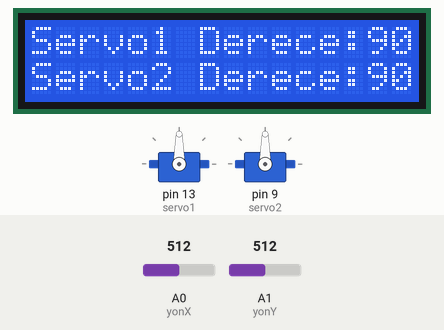
This sketch was run on a simulated Arduino Uno, built with avr-gcc and run on an emulated ATmega328P. Parts: 16×2 character LCD, 2 × servo. Inputs (shaded band) come from the test bench; at power-on: A0 (yonX) = 512, A1 (yonY) = 512.

Above: at 1.2 s.
1.3 s: A0 (yonX) set to 716
At 2.0 s:
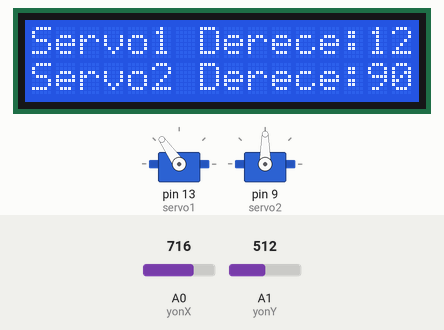
3.6 s: A1 (yonY) set to 716
At 4.1 s:
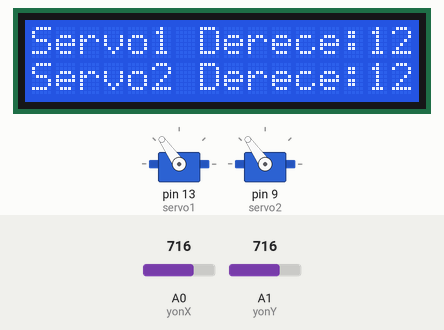
6.2 s: A0 (yonX) set to 900
At 6.6 s:
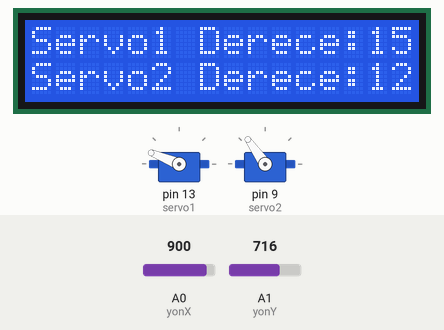
8.8 s: A1 (yonY) set to 900
At 9.2 s:
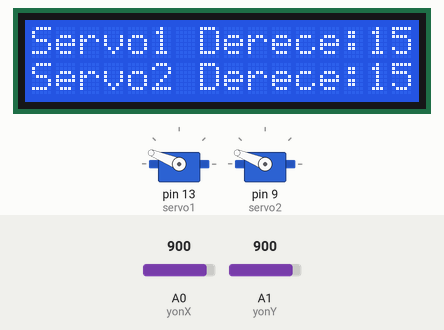
11.3 s: A0 (yonX) set to 1023
At 11.8 s:
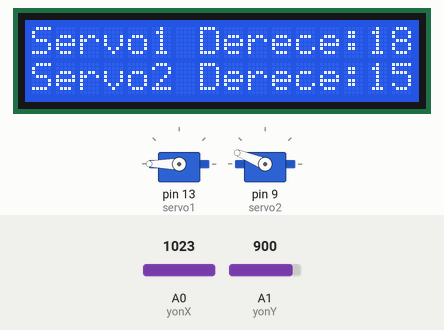
13.9 s: A1 (yonY) set to 1023
At 14.4 s:
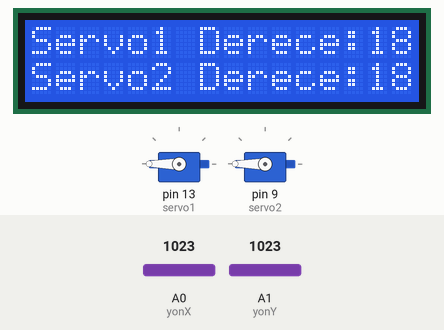
Timing chart, 0 to 16.9 s (numbered marks = the images above; inputs shaded):
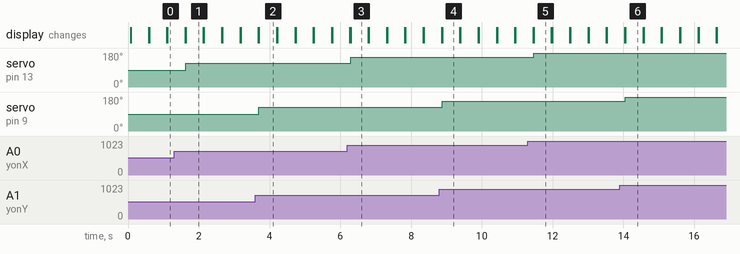

Measured:
- after the input at 1.3 s, servo on pin 13 (servo1): 90° → 125° after 0.33 s; the display: first differs from a run without the input after 0.33 s (image 1)
- after the input at 3.6 s, servo on pin 9 (servo2): 90° → 125° after 0.10 s; the display: first differs from a run without the input after 0.10 s (image 2)
- after the input at 6.2 s, servo on pin 13 (servo1): 125° → 158° after 0.09 s; the display: first differs from a run without the input after 0.09 s (image 3)
- after the input at 8.8 s, servo on pin 9 (servo2): 125° → 158° after 0.08 s; the display: first differs from a run without the input after 0.08 s (image 4)
- after the input at 11.3 s, servo on pin 13 (servo1): 158° → 180° after 0.17 s; the display: first differs from a run without the input after 0.17 s (image 5)
- after the input at 13.9 s, servo on pin 9 (servo2): 158° → 180° after 0.15 s; the display: first differs from a run without the input after 0.15 s (image 6)
- what the display in image 1 shows lasts 0.5 s, from 1.6 s to 2.1 s

The sketch:

Bolum_8_Uyg_5.ino
```cpp
 #include<LiquidCrystal.h>
#include <Servo.h>
LiquidCrystal lcd(12,11,5,4,3,2);
const int servo1 = 13;
const int servo2 = 9;
const int yonX = A0;
const int yonY = A1;
int servoDeger;
int servoDeger2;
Servo servomotor1;
Servo servomotor2;
void setup() {
lcd.begin(16,2);
servomotor1.attach(servo1);
servomotor2.attach(servo2);
}
void loop() {
servoDeger= analogRead(yonX);
servoDeger = map(servoDeger, 0, 1023, 0, 180);
servomotor1.write(servoDeger);
servoDeger2= analogRead(yonY);
servoDeger2 = map(servoDeger2, 0, 1023, 0, 180);
servomotor2.write(servoDeger2);
delay(10);
lcd.setCursor(0,0);
lcd.print("Servo1 Derece:");
lcd.print(servoDeger);
lcd.setCursor(0,1);
lcd.print("Servo2 Derece:");
lcd.print(servoDeger2);
delay(500);
lcd.clear();}
```
